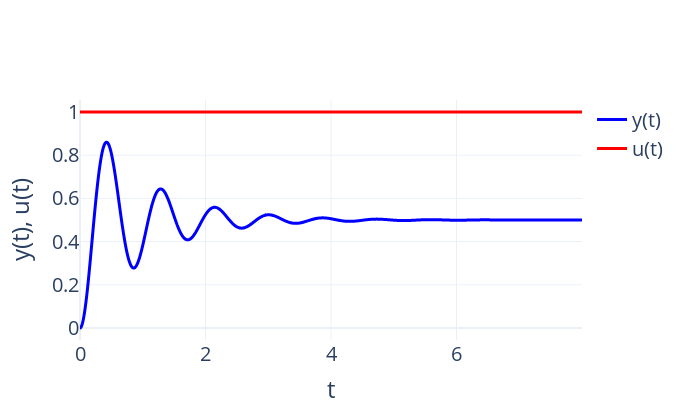

Notebook source saved alongside this figure:
### Code cell
# Plot solution using plotly
fig = go.Figure()
fig.add_trace(go.Scatter(x=ts, y=true_solution[:, 0], name='y(t)', line_shape='spline', line=dict(color='blue', width=3)))
fig.add_trace(go.Scatter(x=ts, y=[u0(t) for t in ts], name='u(t)', line_shape='spline', line=dict(color='red', width=3)))
fig.update_layout(xaxis_title='t', yaxis_title='y(t), u(t)')
fig.update_layout(template='plotly_white')
fig.update_layout(font=dict(size=20))
fig.update_layout(width=680, height=420)
fig.write_image('solution_first.pdf')
fig.show()

### Figure 1 — Plotly figure (JSON) as saved in the notebook; plotly's stock layout.template omitted (floating-point values rounded to 4 significant figures; data arrays with more than 128 entries replaced by an {"elided": "..."} marker saying what was removed)
{"data": [{"line": {"color": "blue", "shape": "spline", "width": 3}, "name": "y(t)", "type": "scatter", "x": {"elided": "8000 float values"}, "y": {"elided": "8000 float values"}}, {"line": {"color": "red", "shape": "spline", "width": 3}, "name": "u(t)", "type": "scatter", "x": {"elided": "8000 float values"}, "y": {"elided": "8000 int values"}}], "layout": {"font": {"size": 20}, "height": 420, "width": 680, "xaxis": {"title": {"text": "t"}}, "yaxis": {"title": {"text": "y(t), u(t)"}}}}
